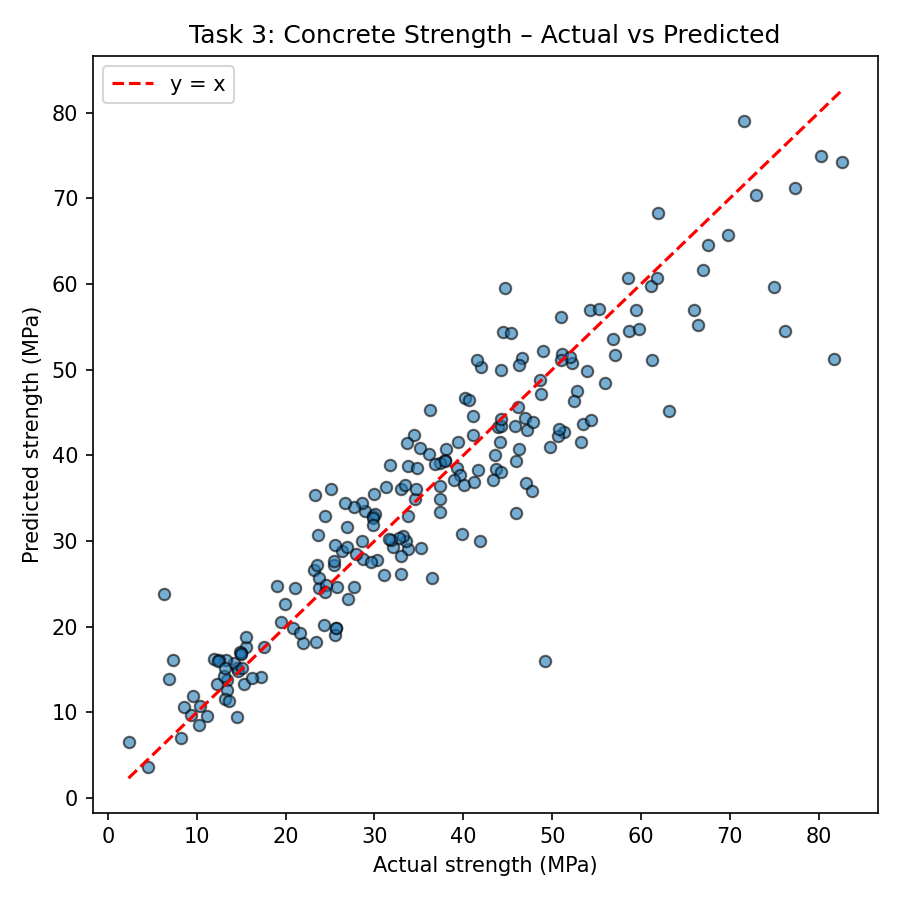

The script that saved this image:
import pandas as pd
import numpy as np
import matplotlib.pyplot as plt
from sklearn.linear_model import LinearRegression, Ridge
from sklearn.pipeline import Pipeline
from sklearn.preprocessing import PolynomialFeatures, StandardScaler
from sklearn.model_selection import train_test_split, KFold, cross_val_score, GridSearchCV
from sklearn.metrics import mean_squared_error, mean_absolute_error

# 1. Load data and remove duplicates
concrete = pd.read_csv("concrete_strength.csv").drop_duplicates()
target = "Concrete compressive strength"
X = concrete.drop(columns=target)
y = concrete[target]

print(f"Rows after duplicate removal: {len(concrete)}")

# 2. Hold-out test set
X_train, X_test, y_train, y_test = train_test_split(
    X, y, test_size=0.20, random_state=42
)
print(f"Training rows: {len(X_train)}, Test rows: {len(X_test)}")

# 3. Linear baseline (same folds)
folds = KFold(n_splits=5, shuffle=True, random_state=42)
scoring = "neg_root_mean_squared_error"

linear_model = LinearRegression()
linear_rmse = -cross_val_score(linear_model, X_train, y_train, cv=folds, scoring=scoring)
print(f"\nLinear baseline mean CV RMSE: {linear_rmse.mean():.2f} MPa")
print("Linear fold RMSEs:", linear_rmse.round(2))

# 4. Ridge pipeline + grid search
ridge_pipeline = Pipeline([
    ("poly", PolynomialFeatures(include_bias=False)),
    ("scale", StandardScaler()),
    ("ridge", Ridge()),
])

param_grid = {
    "poly__degree": [1, 2, 3],
    "ridge__alpha": [0.01, 0.1, 1, 10, 100],
}

search = GridSearchCV(
    ridge_pipeline, param_grid, cv=folds, scoring=scoring, refit=True, n_jobs=-1
)
search.fit(X_train, y_train)

# 5. Top 3 settings by rank_test_score
results = search.cv_results_
ranked_idx = np.argsort(results["rank_test_score"])
print("\nTop 3 settings:")
for i in ranked_idx[:3]:
    mean_rmse = -results["mean_test_score"][i]
    params = results["params"][i]
    print(f"  {params} -> mean CV RMSE = {mean_rmse:.2f} MPa")

print(f"\nBest params: {search.best_params_}")
print(f"Best mean CV RMSE: {-search.best_score_:.2f} MPa")

# 6. Test set evaluation
test_pred = search.predict(X_test)
test_rmse = np.sqrt(mean_squared_error(y_test, test_pred))
test_mae = mean_absolute_error(y_test, test_pred)
print(f"\nTest RMSE: {test_rmse:.2f} MPa")
print(f"Test MAE: {test_mae:.2f} MPa")

# 7. Actual vs predicted plot
plt.figure(figsize=(6, 6))
plt.scatter(y_test, test_pred, alpha=0.6, edgecolors="k", s=30)
min_val = min(y_test.min(), test_pred.min())
max_val = max(y_test.max(), test_pred.max())
plt.plot([min_val, max_val], [min_val, max_val], "r--", linewidth=1.5, label="y = x")
plt.xlabel("Actual strength (MPa)")
plt.ylabel("Predicted strength (MPa)")
plt.title("Task 3: Concrete Strength – Actual vs Predicted")
plt.legend()
plt.tight_layout()
plt.savefig("task3_concrete.png", dpi=150)
plt.show()

# 8. Comparison and explanation
print(f"\nComparison: Linear baseline CV RMSE = {linear_rmse.mean():.2f} MPa, "
      f"Tuned Ridge CV RMSE = {-search.best_score_:.2f} MPa")
